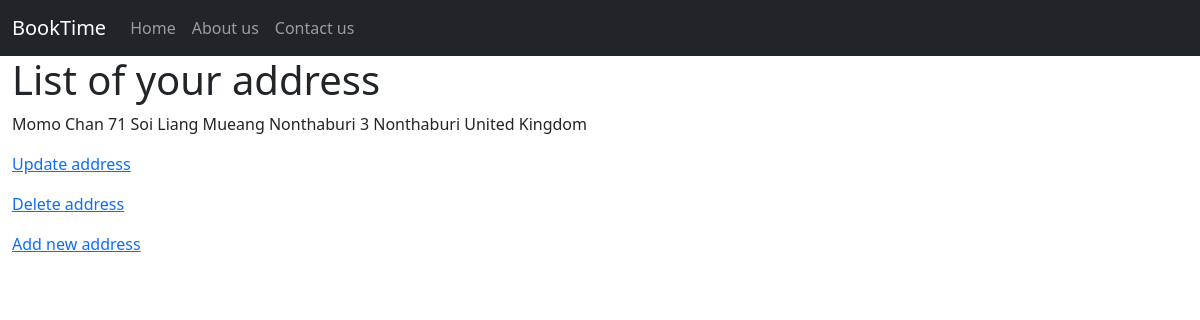
Page /address/ (signed in) on the committed database.
### main/models.py (models this page shows, shortened)
class Address(models.Model):
    SUPPORTED_COUNTRIES = (
        ('uk', 'United Kingdom'),
        ('us', 'United States of America')
    )
    user = models.ForeignKey(User, on_delete=models.CASCADE)
    name = models.CharField(max_length=60)
    address1 = models.CharField('Address Line 1', max_length=60)
    address2 = models.CharField('Address Line 2', max_length=60, blank=True)
    zip_code = models.CharField('ZIP / Postal code', max_length=12)
    city = models.CharField(max_length=60)
    country = models.CharField(max_length=3, choices=SUPPORTED_COUNTRIES)

### main/views.py (the view)
# urls.py: path('address/', views.AddressListView.as_view(), name='address_list'),
class AddressListView(LoginRequiredMixin, ListView):
    model = models.Address
    def get_queryset(self):
        return self.model.objects.filter(user=self.request.user)

### main/templates/main/address_list.html (shortened to what this page needs)
{% extends "base.html" %}
{% block content %}
<h1>List of your address</h1>
{% for address in object_list %}
<p>
    {{ address.name }}
    {{ address.address1 }}
    {{ address.city }}
    {{ address.get_country_display }}
</p>
<p>
    <a href="{% url "address_update" address.id %}">Update address</a>
</p>
<p>
    <a href="{% url "address_delete" address.id %}">Delete address</a>
</p>
{% endfor %}
<p>
    <a href="{% url "address_create" %}">Add new address</a>
</p>
{% endblock content %}

### rows in the picture
Address: name "Momo Chan", address1 "71 Soi Liang Mueang Nonthaburi 3", city "Nonthaburi", country "United Kingdom"
